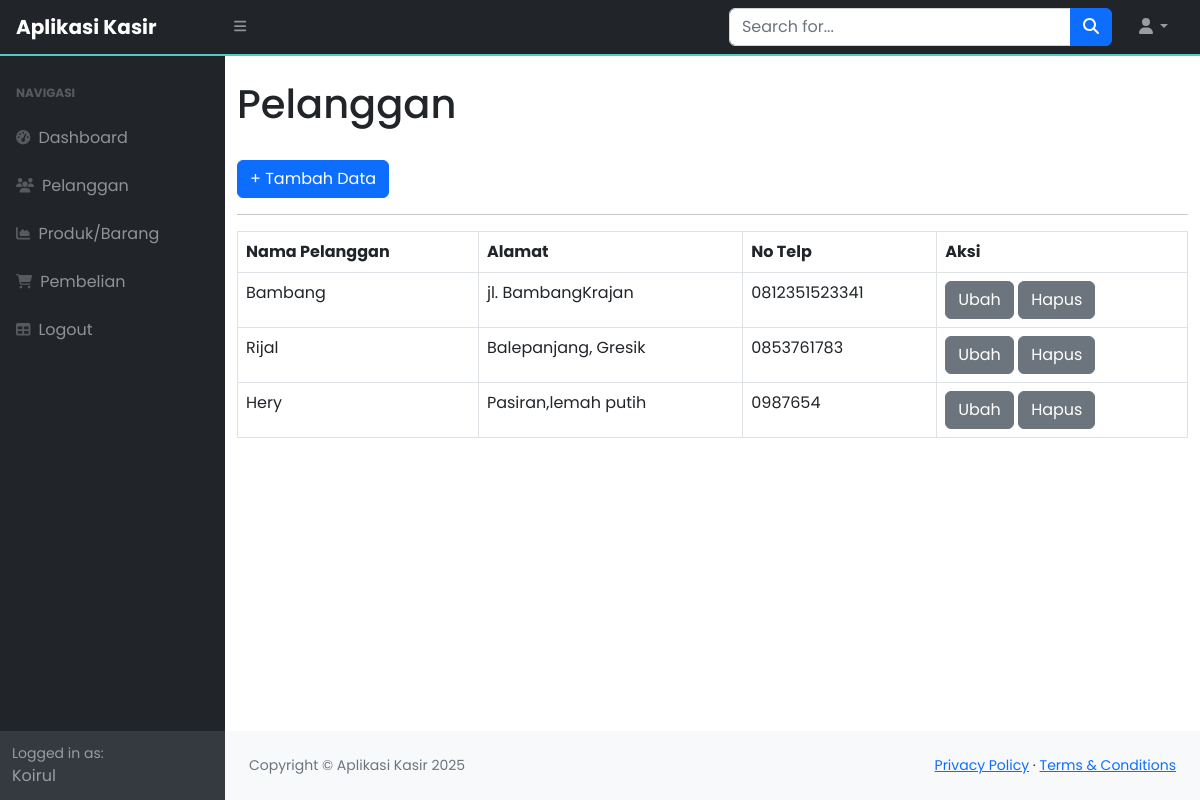
The app's page /index.php?page=pelanggan (signed in) with its own data.
### tables this page shows
CREATE TABLE `pelanggan` (
  `id_pelanggan` int(11) NOT NULL,
  `nama_pelanggan` varchar(255) DEFAULT NULL,
  `alamat` text DEFAULT NULL,
  `no_telepon` varchar(255) DEFAULT NULL
);

### pelanggan.php (the view, shortened to what this page needs)
<div class="container-fluid">
                        <h1 class="mt-4">Pelanggan</h1>
                        <a href="?page=pelanggan_tambah" class="btn btn-primary">+ Tambah Data</a>
                        <hr>
                        <table class ="table table-bordered">
                            <tr>
                                <th>Nama Pelanggan</th>
                                <th>Alamat</th>
                                <th>No Telp</th>
                                <th>Aksi</th>
                            </tr>
                            <?php
                            $query = mysqli_query($koneksi, "SELECT*FROM pelanggan");
                            while($data = mysqli_fetch_array($query)){
                            ?>
                            <tr>
                                <td><?php echo $data['nama_pelanggan']; ?></td>
                                <td><?php echo $data['alamat']; ?></td>
                                <td><?php echo $data['no_telepon']; ?></td>
                                <td>
                                    <a href="?page=pelanggan_ubah&&id=<?php echo $data['id_pelanggan']; ?>" class="btn btn-secondary">Ubah</a>
                                    <a href="?page=pelanggan_hapus&&id=<?php echo $data['id_pelanggan']; ?>" class="btn btn-secondary">Hapus</a>
                                </td>
                            </tr>
                            <?php
                        }
                    ?>
                        </table>
                    </div>

### index.php (style rules this page uses)
body { font-family: 'Poppins', sans-serif; }

### records on screen
pelanggan: nama_pelanggan "Bambang", alamat "jl. BambangKrajan", no_telepon "0812351523341"
pelanggan: nama_pelanggan "Rijal", alamat "Balepanjang, Gresik", no_telepon "0853761783"
pelanggan: nama_pelanggan "Hery", alamat "Pasiran,lemah putih", no_telepon "0987654"

### other values on screen
$_SESSION['users']['nama'] "Koirul"
